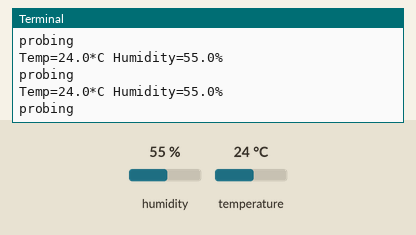
This program was run on a simulated Raspberry Pi (BCM pin numbers). On the bench: the last lines printed to the terminal. Inputs (shaded band) come from the test bench; at power-on: humidity 55 %, temperature 24 °C.

Above: at 1.2 s.
1.3 s: humidity set to 22 %
At 2.0 s:
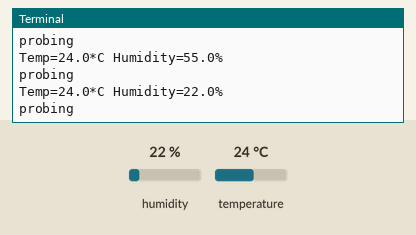
2.8 s: temperature set to 12 °C
At 3.6 s:
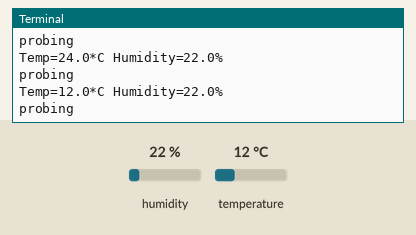
4.3 s: humidity set to 40 %
At 5.2 s:
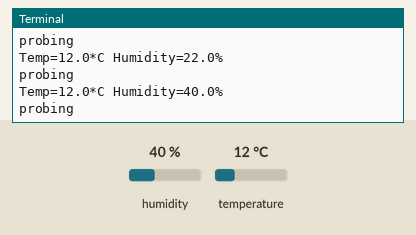
Timing chart, 0 to 7.3 s (numbered marks = the images above; inputs shaded):
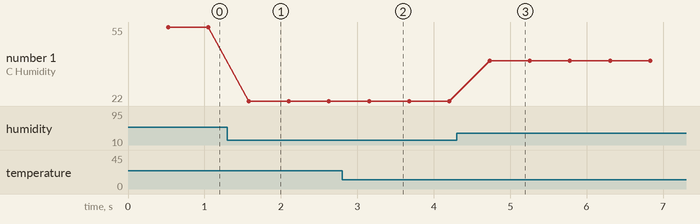

The program:

Adafruit_DHT-read.py
```python
#!/usr/bin/python
import Adafruit_DHT

sensor = Adafruit_DHT.DHT11

# GPIO23 (pin no: #16)
pin = 23

while True:
  print "probing"
  humidity, temperature = Adafruit_DHT.read_retry(sensor, pin)
  if humidity is not None and temperature is not None:
    print "Temp={0:0.1f}*C Humidity={1:0.1f}%".format(temperature, humidity)
  else:
    print "Failed to get reading."
```

Measured:
- after the input at 1.3 s, the terminal: prints a new line after 0.28 s (image 1)
- after the input at 2.8 s, the terminal: prints a new line after 0.35 s (image 2)
- after the input at 4.3 s, the terminal: prints a new line after 0.43 s (image 3)
- plotted number 1: 55 → 22 after the input at 1.3 s, 22 → 40 after the input at 4.3 s
